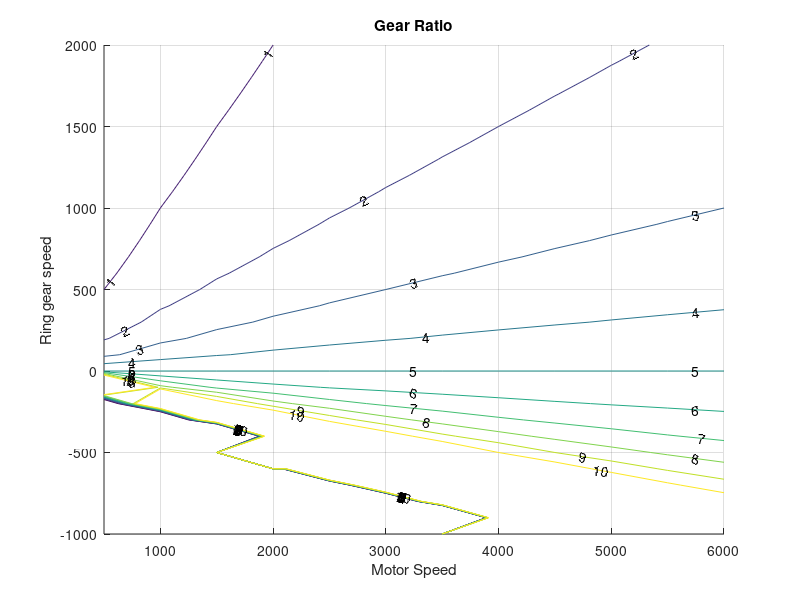

MATLAB code to generate this figure: (Note: this script raises an error after producing the figure.)
clear all
close all


w_s_vec = 500:500:6000;
N_s = 50;
N_r = N_s * 4;
w_r_vec = -1000:100:2000;

[w_s,w_r] = meshgrid(w_s_vec,w_r_vec);

w_c = (w_s*N_s + w_r*N_r)/(N_s+N_r);
R = w_s * (N_s + N_r)./(w_s*N_s + w_r*N_r);
M_e = 1;        % Torque in
P_in = M_e*w_s;     % Input power
P_r = P_in.*R.*(w_r./w_s)*N_r/(N_s+N_r);  % Power thru variator
P_r_frac = P_r./P_in;
P_s = P_in.*w_s./(w_s + N_r/N_s*w_r);
P_s_frac = P_s./P_in;
% Inifinite gear ratio is Neutral
fig1 = figure;
grid on
hold on
% surf(w_s,w_r,R);
contour(w_s,w_r,R,0:10,'ShowText','on');
xlabel('Motor Speed')
ylabel('Ring gear speed')
zlabel('Gear Ratio')
titlestr = sprintf('Gear Ratio');
title(titlestr)
zlim([-10 10])

% Plots at motor RPM of interest
RPM_int = 5200;
R_int = interp2(w_s,w_r,R,RPM_int,w_r_vec);
P_r_frac_int = interp2(w_s,w_r,P_r_frac,RPM_int,w_r_vec);
P_s_frac_int = interp2(w_s,w_r,P_s_frac,RPM_int,w_r_vec);

fig_int = figure;
fig_int.Position = [680   282   560   696];
subplot(2,1,1)
grid on
hold on
plot(w_r_vec,R_int,'linewidth',1)
xlabel('Ring gear speed')
ylabel('Gear Ratio')
titlestr = sprintf('Motor Speed: %4.0f RPM',RPM_int);
title(titlestr)
ylim([0 10])
subplot(2,1,2)
grid on
hold on
plot(R_int,P_r_frac_int,'linewidth',1)
% plot(R_int,P_s_frac_int,'linewidth',1)
xlabel('Gear Ratio')
ylabel('Power thru Variator')
% ylim([0 1])
xlim([1 10])

% fig2 = figure;
% grid on
% hold on
% % surf(w_s,w_r,P_r_frac);
% surf(w_s,R,P_r_frac);



% xlabel('Motor Speed')
% ylabel('Ring gear speed')
% zlabel('Relative Power thru Variator')
% titlestr = sprintf('Power thru Variator');
% title(titlestr)
% % zlim([0 1])
% ylim([0 10])



